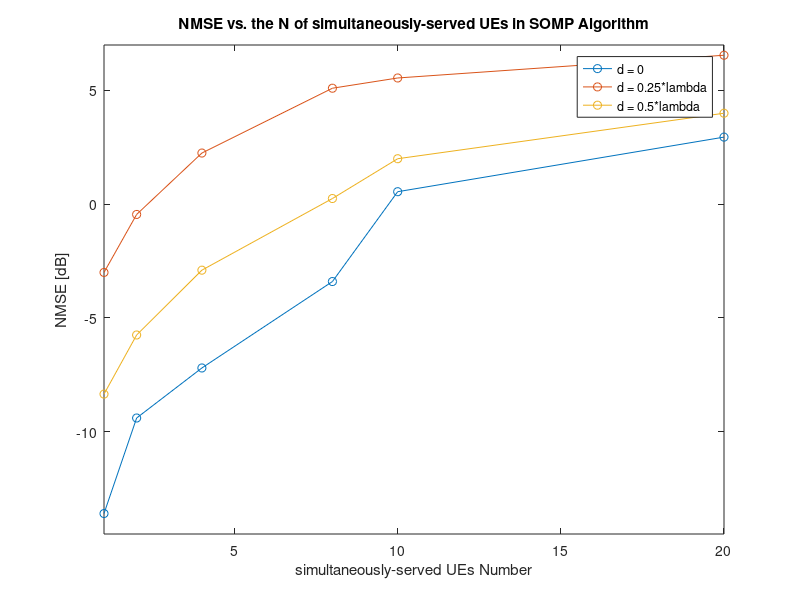
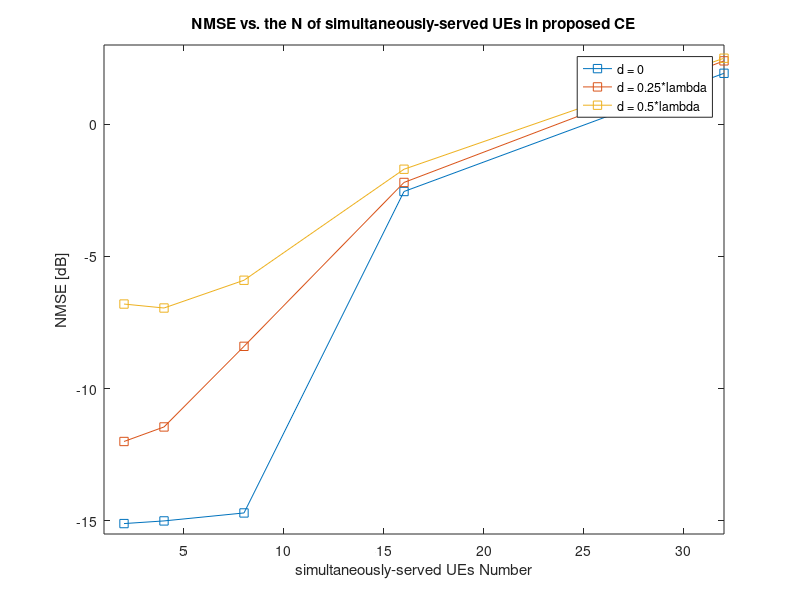

Recreate these plots in MATLAB, in order.
close all;clear all;clc;

%% SOMP
load N_simu_UE_F13.mat; % number of user equipment supported by SW-OMP
load NMSE_dB_CU_F13.mat; % continous surface under uniform subcarrier allocations
figure;
plot(N_simu_UE,NMSE_dB,'-o');
hold on;

load NMSE_dB_DU_F13.mat; % critical spacing surface under uniform subcarrier allocations
hold on;
plot(N_simu_UE,NMSE_dB,'-o');

load NMSE_dB_UU_F13.mat; % ultra-dense surface under uniform subcarrier allocations
hold on;
plot(N_simu_UE,NMSE_dB,'-o');
title('NMSE vs. the N of simultaneously-served UEs in SOMP Algorithm');
legend('d = 0','d = 0.25*lambda','d = 0.5*lambda');
xlabel('simultaneously-served UEs Number');
ylabel('NMSE [dB]');
xlim([1 20]);
ylim([-14.5 7]);

%% Proposed Channel Estimation
load N_simu_UE_CE_F13.mat; % number of user equipment supported by channel estimation
load NMSE_dB_CE_CU_F13.mat; % continous surface under uniform subcarrier allocations
figure;
plot(N_simu_UE,NMSE_dB,'-s');
hold on;

load NMSE_dB_CE_UU_F13.mat; % ultra-dense surface under uniform subcarrier allocations
hold on;
plot(N_simu_UE,NMSE_dB,'-s');

% DU
load NMSE_dB_CE_DU_F13.mat; % critical spacing surface under uniform subcarrier allocations
hold on;
plot(N_simu_UE,NMSE_dB,'-s');
title('NMSE vs. the N of simultaneously-served UEs in proposed CE');
legend('d = 0','d = 0.25*lambda','d = 0.5*lambda');
xlabel('simultaneously-served UEs Number');
ylabel('NMSE [dB]');
xlim([1 32]);
ylim([-15.5 3]);
